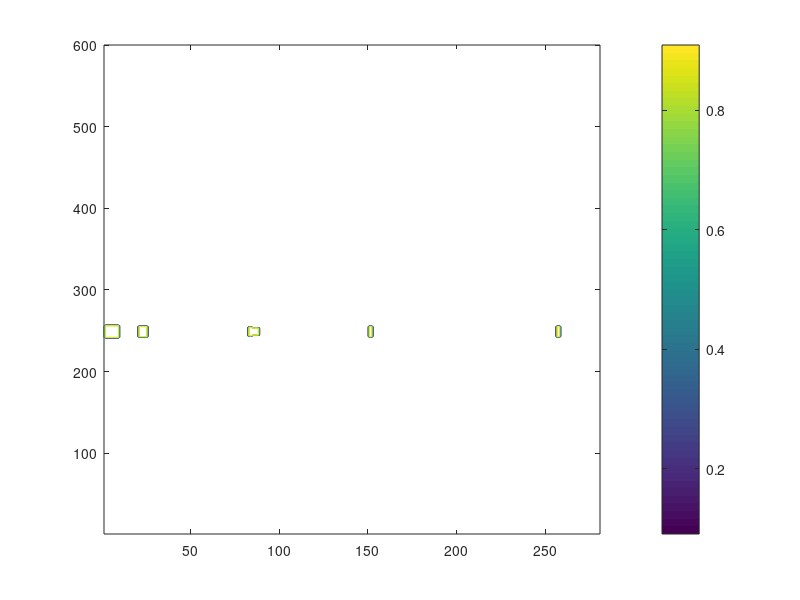

Source code (MATLAB):
S = load('S.mat').S;

IA = load('amplitude.mat').IA;
IF = load('amplitude.mat').IF;

% Nh = 5;
% S = salience_func(IA,IF,Nh);


% Salience Peaks per frames
N = size(IF,2) % Num frames
% To handle NaN
S(S>=0 == 0) = 0;
mean_all = mean(mean(S));

tau_plus = mean_all/10; %first stage threshold

% First Stage 
disp("cutoff1");
disp(tau_plus);
loc_filtered = (S >= tau_plus);
[row,col] = find(loc_filtered); % row and col contains the locations of non zero indinces of loc_filtered

peaks_out = loc_filtered.*S;

% Second Stage
mean_s = mean(S(loc_filtered));
std_s = std(S(loc_filtered));

tau_sigma = 0.05;
cutoff2 = mean_s - tau_sigma*std_s;
disp("cutoff2");
disp(cutoff2);
loc_filtered2 = (peaks_out >= cutoff2);
peaks_out2 = loc_filtered2.*S;

S_plus_loc = loc_filtered2.*1;  
S_minus_loc = (S>0).*1 - S_plus_loc;

S_plus = S.*S_plus_loc;
S_minus = S.*S_minus_loc;

close all;
% contour((S>0).*1); colorbar;
% figure;
% contour(S_minus_loc); colorbar;
% hold on;
contour(S_plus_loc); colorbar;









